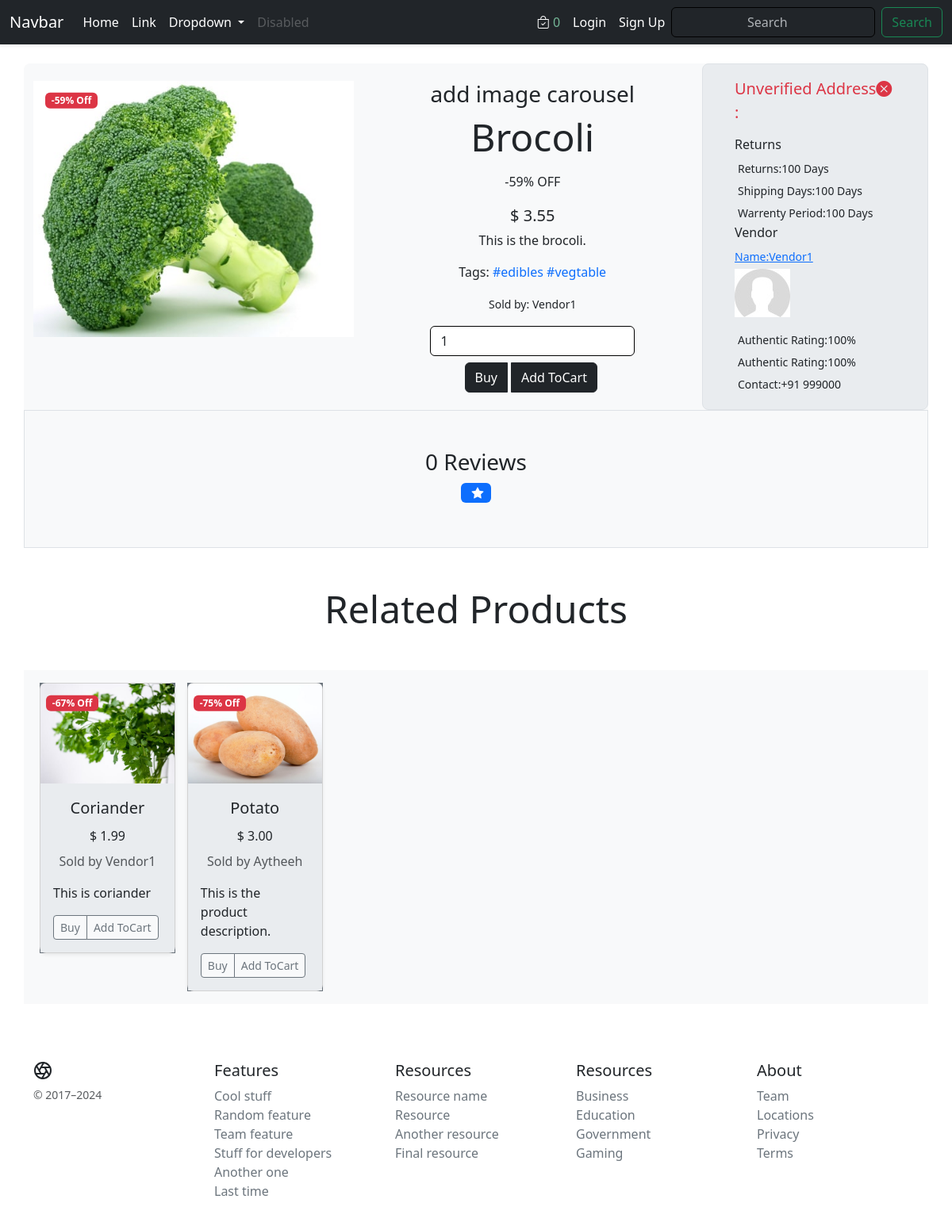
Screenshot of /products/detail/5c122341ha/ with the database file from the repository.
### core/models.py (models this page shows, shortened)
class Product(models.Model):
    pid = ShortUUIDField(unique=True, length=10,
                         max_length=20, alphabet='abcdefgh12345')
    title = models.CharField(max_length=100)
    image = models.ImageField(upload_to=user_directory_path)
    description = models.TextField(
        null=True, blank=True, default="This is the product description.")
    user = models.ForeignKey(User, on_delete=models.SET_NULL, null=True)
    category = models.ForeignKey(
        Category, on_delete=models.SET_NULL, null=True)
    vendor = models.ForeignKey(Vendor, on_delete=models.SET_NULL, null=True)
    price = models.DecimalField(
        max_digits=9999999, decimal_places=2, default="1.99")
    old_price = models.DecimalField(
        max_digits=9999999, decimal_places=2, default="2.99")
    specifications = models.TextField(null=True, blank=True)
    tags = TaggableManager(blank=True)
    product_status = models.CharField(
        choices=STATUS, max_length=10, default="in_review")
    status = models.BooleanField(default=True)
    in_stock = models.BooleanField(default=True)
    featured = models.BooleanField(default=False)
    digital = models.BooleanField(default=False)
    sku = ShortUUIDField(unique=True, length=4,
                         max_length=10, alphabet='1234567890')
    date = models.DateTimeField(auto_now_add=True)
    updated = models.DateTimeField(null=True, blank=True)
    class Meta:
        verbose_name_plural = "Products"
    def get_percentage(self):
        new_price = (self.price / self.old_price) * 100
        return new_price

class Vendor(models.Model):
    vid = ShortUUIDField(unique=True, length=10, max_length=20,
                         prefix="ven", alphabet="abcdefgh12345")
    title = models.CharField(max_length=100, default='DefaultVendorName')
    image = models.ImageField(
        upload_to=user_directory_path, default='category.jpg')
    description = models.TextField(
        null=True, blank=True, default="This is the product description.")
    user = models.ForeignKey(User, on_delete=models.SET_NULL, null=True)
    address = models.CharField(max_length=100, default="123 Main St")
    contact = models.CharField(max_length=100, default="+91 999000")
    chat_response_time = models.CharField(max_length=100, default="100")
    shipping_on_time = models.CharField(max_length=100, default="100")
    authentic_rating = models.CharField(max_length=100, default="100")
    days_return = models.CharField(max_length=100, default="100")
    warrenty_period = models.CharField(max_length=100, default="100")
    class Meta:
        verbose_name_plural = "Vendors"
    def __str__(self):
        return self.title

### core/views.py (the view)
def products_detail_view(request, pid):
    product = get_object_or_404(Product, pid=pid)
    related_products = Product.objects.filter(
        category=product.category, product_status='published'
    ).exclude(pid=product.pid)
    p_images = product.p_images.all()
    reviews_of_product = ProductReview.objects.filter(
        product=product).order_by('-date')
    total_rating = 0
    for i in reviews_of_product:
        total_rating += i.rating
    try:
        average_rating = total_rating/len(reviews_of_product)
    except ZeroDivisionError:
        average_rating = "Not Rated"
    review_form = ReviewForm()
    if request.user.is_authenticated:
        user = request.user
        no_of_reviews = ProductReview.objects.filter(
            product=product, user=user).count()
        can_review = False
        if no_of_reviews == 0:
            can_review = True
    else:
        user = None
        can_review = False  # Allow anonymous users to review
    context = {
        'product': product,
        'related_products': related_products,
        'p_images': p_images,
        'reviews_of_product': reviews_of_product,
        'average_rating': average_rating,
        'review_form': review_form,
        'can_review': can_review,
    }
    return render(request, 'core/product-detail.html', context=context)

### core/forms.py
class ReviewForm(forms.ModelForm):
    RATING = (
        (1, "★☆☆☆☆"),
        (2, "★★☆☆☆"),
        (3, "★★★☆☆"),
        (4, "★★★★☆"),
        (5, "★★★★★"),
    )
    class Meta:
        model = ProductReview
        fields = ['review', 'rating']
    rating = forms.ChoiceField(choices=RATING, widget=forms.Select(attrs={
        'class': 'form-select m-2 p-2',
    }))
    review = forms.CharField(widget=forms.Textarea(attrs={
        'class': 'form-control m-2 p-2',
        'placeholder': 'Write your Review here...'
    }))

### core/context_processors.py (called while the page is built)
def default(request):
    categories_context = Category.objects.all()
    vendors_context = Vendor.objects.all()
    try:
        address = Address.objects.get(user=request.user)
    except:
        address = None
    min_max_price = Product.objects.aggregate(Min("price"), Max("price"))
    return {
        'categories_context': categories_context,
        'vendors_context': vendors_context,
        'address_context': address,
        'min_max_price_context': min_max_price,
    }

### Templates/core/product-detail.html (shortened to what this page needs)
{%extends 'core/base.html' %}
{%load static %}
{%block content%}
<div class="container my-4 bg-body-tertiary rounded-3">
    <div class="row justify-content-center align-items-center ">
        <div class="col-lg-9 col-md-12 ">
            <div class="row">
                <div class="col-lg-6 col-md-7 position-relative text-center">
                    <div class="position-absolute top-0 start-0 translate-middle badge bg-danger"
                        style="z-index: 1; margin-top: 25px; margin-left: 60px;">
                        -{{ product.get_percentage|floatformat:0 }}% Off
                    </div>
                    <img src="{{ product.image.url }}" class="img-fluid img-hover" alt="">
                </div>
                <div class="col-lg-6 col-md-5 bg-body-tertiary d-flex justify-content-center align-items-center">
                    <div class="text-center">
                        <h3>add image carousel</h3>
                        <p class="display-5 ">{{ product.title }}</p>
                        <p><small class="fs-6">-{{ product.get_percentage|floatformat:0 }}% OFF</small></p>
                        <p class="lead mb-1 fw-normal ">$
                            <span class="lead mb-1 fw-normal current-product-price-{{product.id}}">{{product.price }}</span>
                        </p>
                        <p><small class="fs-6">{{ product.description }}</small></p>
                        <p><small class="fs-6">{% if product.tags.count >= 1 %}Tags:{% for tag in product.tags.all %}<a
                                    class="text-decoration-none" href=" {% url 'core:tags' tag.name %}">
                                    #{{tag.name}}</a>{%endfor%}{%endif%}</small>
                        </p>
                        <p><small class="">Sold by: {{ product.vendor }}</small></p>
                        <input type="number" class="w-100 my-2 form-control product-quantity-{{ product.id }}" name="" value="1" id="product-quantity">
                        <div class="btn-group">
                            <button
                      type="button"
                      class="btn btn btn-dark"
                    >
                      Buy
                    </button>
                    <button
                      type="button"
                      class="btn btn btn-dark mx-1 add-to-cart-btn"
                      data-index="{{product.id}}"
                      id="add-to-cart-btn"
                    >
                      Add ToCart
                    </button>
                        </div>
                    </div>
                </div>
            </div>
        </div>
        <div class="col-lg-3 col-md-12 bg-body-secondary rounded-3 border">
            <div class="row justify-content-center align-items-center m-2 p-2">
                <div class="col-md-4 col-sm-12 col-lg-12 col-xl-12">
                    {% if address.status %}
                    <p class="lead fw-normal text-success">Verified Address<i class="bi bi-check-circle-fill"></i>: </p>
                    <p>{{address.address}}</p>
                    {%else%}
                    <p class="lead fw-normal text-danger">Unverified Address<i class="bi bi-x-circle-fill"></i>: </p>
                    {%endif%}
                </div>
                <div class="col-md-4 col-sm-12 col-lg-12 col-xl-12">
                    <h6>Returns</h6>
                    <p class="m-1"><small>Returns:{{product.vendor.days_return}} Days</small></p>
                    <p class="m-1"><small>Shipping Days:{{product.vendor.shipping_on_time}} Days</small></p>
                    <p class="m-1"><small>Warrenty Period:{{product.vendor.warrenty_period}} Days</small></p>
                </div>
                <div class="col-md-4 col-sm-12 col-lg-12 col-xl-12">
                    <h6>Vendor</h6>
                    <p class="mb-1"><small><a
                                href="{% url 'core:vendor-details' product.vendor.vid %}">Name:{{product.vendor.title}}</small></a>
                    </p>
                    <p>
                        <img src="{{product.vendor.image.url}}" class="img-fluid " alt="">
                    </p>
                    <p class="m-1"><small>Authentic Rating:{{product.vendor.authentic_rating}}%</small></p>
                    <p class="m-1"><small>Authentic Rating:{{product.vendor.authentic_rating}}%</small></p>
                    <p class="m-1"><small>Contact:{{product.vendor.contact}}</small></p>
                </div>
            </div>
        </div>
    </div>
    <div class="row bg-body-tertiary align-items-start justify-content-center border">
        <h3 class="lead text-center mt-5 fs-3">{{reviews_of_product.count}} Review{{reviews_of_product|pluralize}}</h3>
        <h4 class="lead text-center"><span class="badge bg-primary ">{{average_rating|floatformat}}&nbsp;<i
                    class="bi bi-star-fill"></i> </span></h4>
        <div class="col-xl-8 col-lg-12 col-md-12 col-sm-12 p-3 my-2">
        </div>
    </div>
</div>
{% if related_products%}
<div class="container">
    <p class="display-5 text-center my-5">Related Products</p>
</div>
<div class="container bg-body-secondary align-items-center  my-4 ">
    <div class="row bg-body-tertiary">
        <div class="col-12">
            <div class="owl-carousel owl-theme p-2 m-2 mx-auto">
                {% for i in related_products %}
                <div class="item bg-secondary align-items-center">
                    <div class=" card shadow-sm border-1 rounded-3" style="max-width: 250px; position: relative;">
                        <div class="position-absolute top-0 start-0 translate-middle badge bg-danger"
                            style="z-index: 1; margin-top: 25px; margin-left: 40px;">
                            -{{i.get_percentage|floatformat:0}}% Off
                        </div>
                        <a href="{% url 'core:product-details' i.pid %}" class="text-decoration-none text-dark">
                            <div class="ratio ratio-4x3">
                                <img src="{{ i.image.url }}" class="card-img-top img-fluid" width="100%" height="100%"
                                    role="img" preserveAspectRatio="xMidYMid slice" focusable="false">
                            </div>
                        </a>
                        <div class="card-body bg-body-secondary">
                            <a href="{% url 'core:product-details' i.pid %}" class="text-decoration-none text-dark">
                                <p class="card-title text-center fs-5">{{i.title}}</p>
                            </a>
                            <p class="card-title text-center fs-6">$
                                <span class="current-product-price-{{i.id}}">{{i.price}}</span></p>
                            <p class="card-text text-center"><small class="text-body-secondary fs-6">Sold by
                                    {{i.vendor}}</small></p>
                            <p class="card-text">{{i.description}}</p>
                            <div class="d-flex justify-content-between align-items-center">
                                <div class="btn-group bg-body-tertiary">
                                    <button
                      type="button"
                      class="btn btn-outline-secondary btn-sm"
                    >
                      Buy
                    </button>
                    <button
                      type="button"
                      class="btn btn-outline-secondary btn-sm add-to-cart-btn"
                      data-index="{{i.id}}"
                      id="add-to-cart-btn"
                    >
                      Add ToCart
                    </button>
                                </div>
                            </div>
                        </div>
                    </div>
                </div>
                {%endfor%}
            </div>
        </div>
    </div>
</div>
{%else%}
<div class="container">
    <p class="display-5 text-center my-5">No Related Products</p>
</div>
{%endif%}
{%endblock%}

### static/css/styles.css (style rules this page uses)
.card { transition: transform 0.3s, box-shadow 0.3s; border-radius: 15px; }
.btn { transition: color 0.3s; }
.form-control { border-color: black; }
input::placeholder { text-align: center; }
.img-hover { transition: transform 0.3s ease; }

### rows the page displays
Product: get_percentage "59", image (picture), title "Brocoli", price "3.55", description "This is the brocoli.", vendor "Vendor1", vendor.days_return "100", vendor.shipping_on_time "100", vendor.warrenty_period "100", vendor.image (placeholder picture), vendor.authentic_rating "100", vendor.contact "+91 999000"
Tag: name "edibles"
Tag: name "vegtable"
Product: get_percentage "67", image (picture), title "Coriander", price "1.99", vendor "Vendor1", description "This is coriander"
Product: get_percentage "75", image (picture), title "Potato", price "3.00", vendor "Aytheeh", description "This is the product description."

### other values shown
{{ request.session.cart_data_obj|length }} "0"
{{ reviews_of_product.count }} "0"
